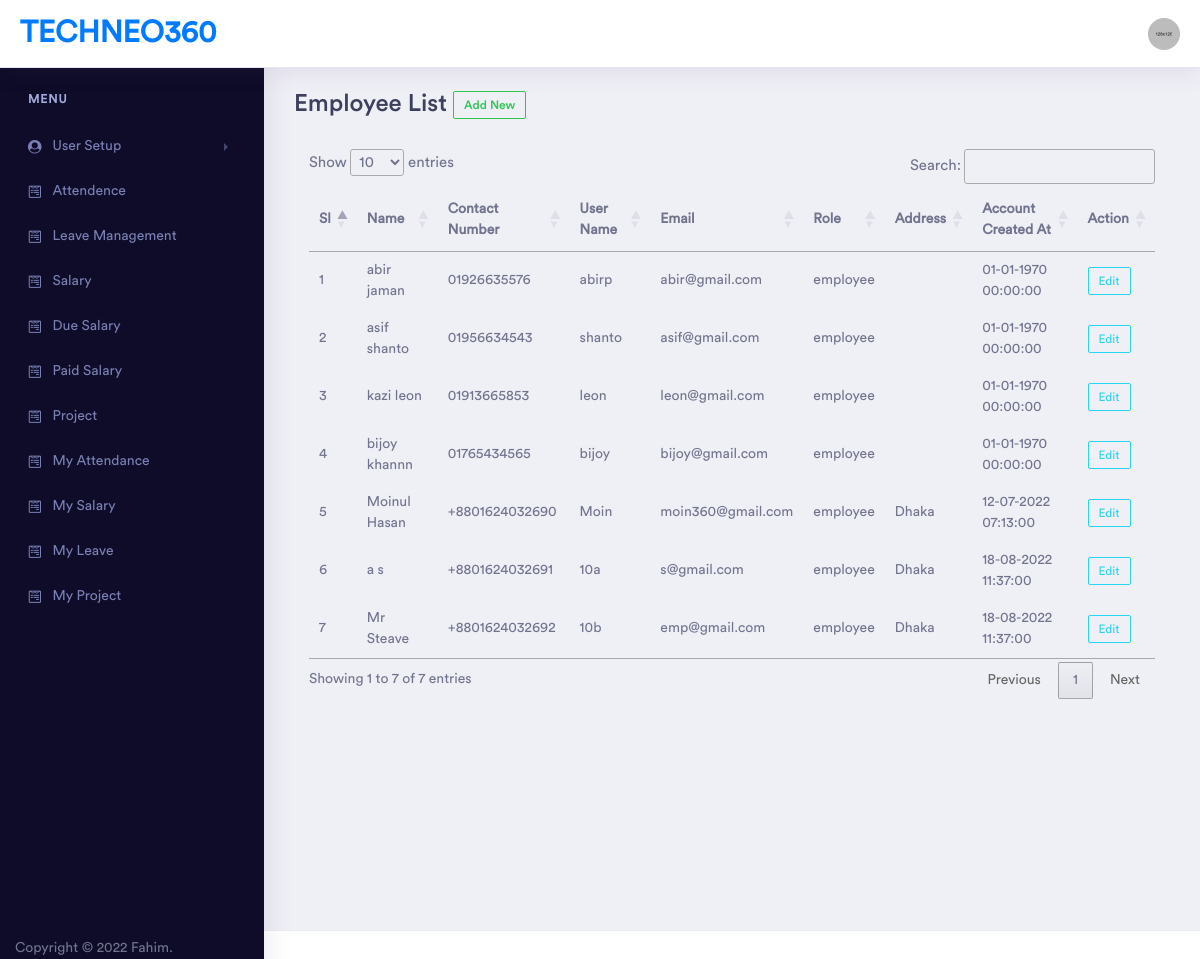
The app's page /employee.php (signed in) with its own data.
### tables this page shows
CREATE TABLE `users` (
  `id` int(11) NOT NULL,
  `first_name` varchar(128) NOT NULL,
  `last_name` varchar(128) NOT NULL,
  `phone_number` varchar(128) NOT NULL,
  `username` varchar(128) NOT NULL,
  `email` varchar(128) NOT NULL,
  `password` varchar(128) NOT NULL,
  `created_at` datetime DEFAULT NULL,
  `updated_at` datetime DEFAULT current_timestamp(),
  `role` varchar(128) NOT NULL DEFAULT 'employee',
  `address` text DEFAULT NULL
);

### employee.php (the view, shortened to what this page needs)
<?php
if (isset($_SESSION['access'])) {
    $user_level = $_SESSION['level'];
    include 'partials/connection.php';
    include 'partials/header.php';
    include 'partials/sidebar.php';
    if ($user_level != 'employee') {
?>
        <div class="dashboard-wrapper">
            <div class="dashboard-ecommerce">
                <div class="container-fluid dashboard-content ">
                    <div class="row">
                        <div class="col-xl-12 col-lg-12 col-md-12 col-sm-12 col-12">
                            <div class="page-header">
                                <h1 class="pageheader-title">Employee List
                                    <span>
                                        <a href="create_user.php" class="btn btn-xs btn-outline-success">Add New</a>
                                    </span>
                                </h1>
                            </div>
                            <div class="container">
                                <table id="myTable">
                                    <thead>
                                        <tr>
                                            <th>Sl</th>
                                            <th>Name</th>
                                            <th>Contact Number</th>
                                            <th>User Name</th>
                                            <th>Email</th>
                                            <th>Role</th>
                                            <th>Address</th>
                                            <th>Account Created At</th>
                                            <th>Action</th>
                                        </tr>
                                    </thead>
                                    <tbody>
                                        <?php
                                        $all_users = mysqli_query($conn, "SELECT * from users where role='employee'");
                                        $sl = 0;
                                        while ($fetch = mysqli_fetch_assoc($all_users)) {
                                            $sl++;
                                            $full_name = $fetch['first_name'] . ' ' . $fetch['last_name'];
                                            $contact = $fetch['phone_number'];
                                            $id = $fetch['id'];
                                            $username = $fetch['username'];
                                            $email = $fetch['email'];
                                            $role = $fetch['role'];
                                            $address = $fetch['address'];
                                            $created_at = date("d-m-Y H:i:s", strtotime($fetch['created_at']));
                                        ?>
                                            <tr>
                                                <td><?= $sl ?></td>
                                                <td><?= $full_name ?></td>
                                                <td><?= $contact ?></td>
                                                <td><?= $username ?></td>
                                                <td><?= $email ?></td>
                                                <td><?= $role ?></td>
                                                <td><?= $address ?></td>
                                                <td><?= $created_at ?></td>
                                                <td><a href="edit_user.php?id=<?= $id ?>" class="btn btn-xs btn-outline-info">Edit</a></td>
                                            </tr>
                                        <?php } ?>
                                    </tbody>
                                </table>
                            </div>
                        </div>
                    </div>
                </div>
            </div>
        </div>
        </div>
    <?php
        include 'partials/footer.php';
    }
    ?>
    </body>
    </html>
<?php
} else {
    echo "<script>document.location.href='login.php';</script>";
}
?>

### records on screen
users: full_name "abir jaman", phone_number "01926635576", username "abirp", email "abir@gmail.com", role "employee", created_at "01-01-1970 00:00:00"
users: full_name "asif shanto", phone_number "01956634543", username "shanto", email "asif@gmail.com", role "employee", created_at "01-01-1970 00:00:00"
users: full_name "kazi leon", phone_number "01913665853", username "leon", email "leon@gmail.com", role "employee", created_at "01-01-1970 00:00:00"
users: full_name "bijoy khannn", phone_number "01765434565", username "bijoy", email "bijoy@gmail.com", role "employee", created_at "01-01-1970 00:00:00"
users: full_name "Moinul Hasan", phone_number "+8801624032690", username "Moin", email "moin360@gmail.com", role "employee", address "Dhaka", created_at "12-07-2022 07:13:00"
users: full_name "a s", phone_number "+8801624032691", username "10a", email "s@gmail.com", role "employee", address "Dhaka", created_at "18-08-2022 11:37:00"
users: full_name "Mr Steave", phone_number "+8801624032692", username "10b", email "emp@gmail.com", role "employee", address "Dhaka", created_at "18-08-2022 11:37:00"
